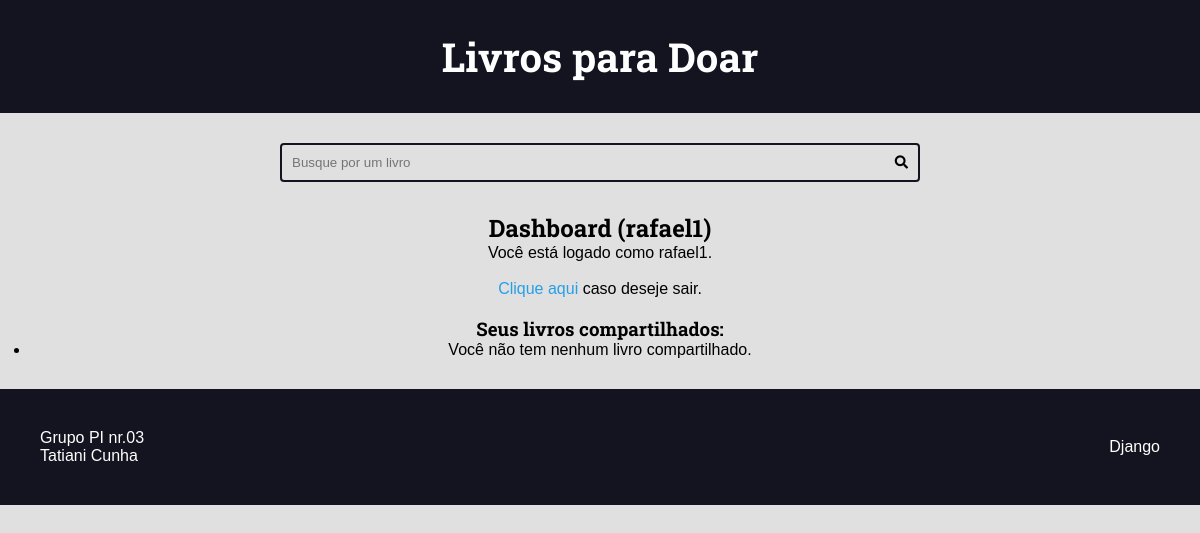
Before: /authors/dashboard/ (signed in) with the older database file.
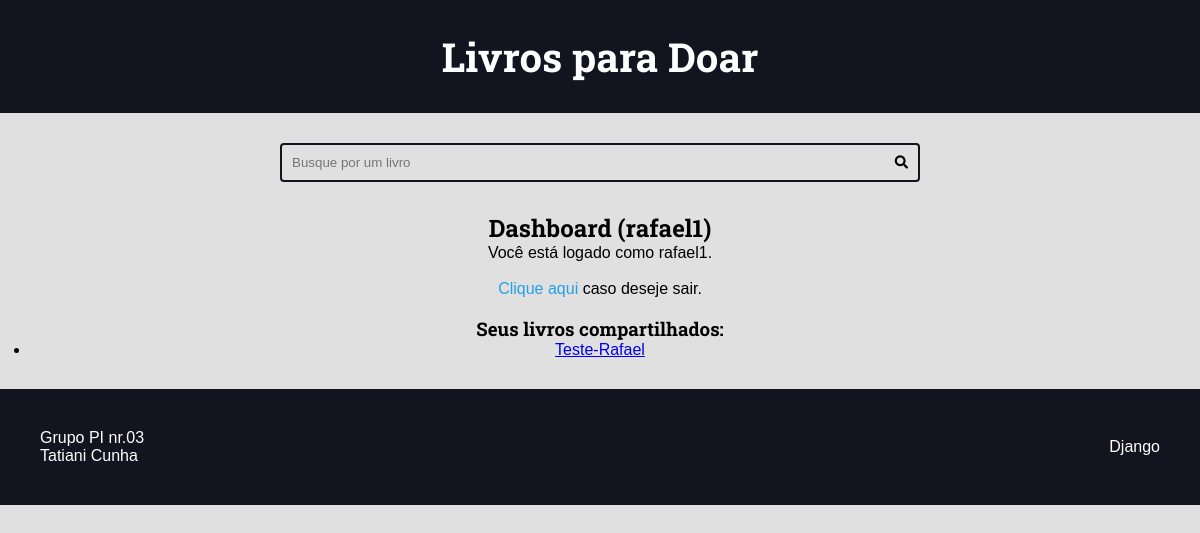
After: the same page with the newer database file.
### books/models.py (models this page shows, shortened)
class Book(models.Model):
    CONSERVATION_CHOICES = (
        ("MN", "Muito Usado"),
        ("U", "Usado"),
        ("SN", "Semi-Novo"),
        ("N", "Novo"),
    )
    title = models.CharField(max_length=65)
    description = models.CharField(max_length=200)
    slug = models.SlugField(unique=True)
    book_author = models.CharField(max_length=65)
    publication_year = models.IntegerField()
    conservation_state = models.CharField(
        max_length=2, choices=CONSERVATION_CHOICES, blank=False, null=False
    )
    language = models.CharField(max_length=50)
    publishing_company = models.CharField(max_length=65)
    isbn = models.IntegerField()
    review = models.TextField()
    review_is_html = models.BooleanField(default=False)
    created_at = models.DateTimeField(auto_now_add=True)
    updated_at = models.DateTimeField(auto_now=True)
    is_published = models.BooleanField(default=False)
    phoneNumber = PhoneNumberField(unique=True, null=False, blank=False)
    email = models.EmailField(max_length=70, blank=True, unique=True)
    cover = models.ImageField(
        upload_to="books/covers/%Y/%m/%d/", blank=True, default=""
    )
    category = models.ForeignKey(
        Category, on_delete=models.SET_NULL, null=True, blank=True, default=None
    )
    author = models.ForeignKey(User, on_delete=models.SET_NULL, null=True)

### authors/views.py (the view)
# urls.py: path("dashboard/", views.dashboard, name="dashboard"),
@login_required(login_url="authors:login", redirect_field_name="next")
def dashboard(request):
    books = Book.objects.filter(is_published=False, author=request.user)
    return render(
        request,
        "authors/pages/dashboard.html",
        context={
            "books": books,
        },
    )

### authors/templates/authors/pages/dashboard.html (shortened to what this page needs)
{% extends 'global/base.html' %}
{% block content %}
  <div class="main-content center container">
    <h2>Dashboard ({{ user }})</h2>
    {% include 'authors/partials/login_message.html' %}
    <div class="authors-dashboard-container">
      <br>
      <h3>Seus livros compartilhados:</h3>
      <ul>
        {% for book in books %}
          <li>
            <a href="{% url 'authors:dashboard_book_edit' book.id %}">{{ book.title }}</a>
          </li>
        {% empty %}
          <li>
            <p>Você não tem nenhum livro compartilhado.</p>
          </li>
        {% endfor %}
      </ul>
    </div>
  </div>
  {% endblock content %}

Changed rows visible on the page:
added Book: title "Teste-Rafael"
Other visible differences:
text no longer shown: "Você não tem nenhum livro compartilhado."
